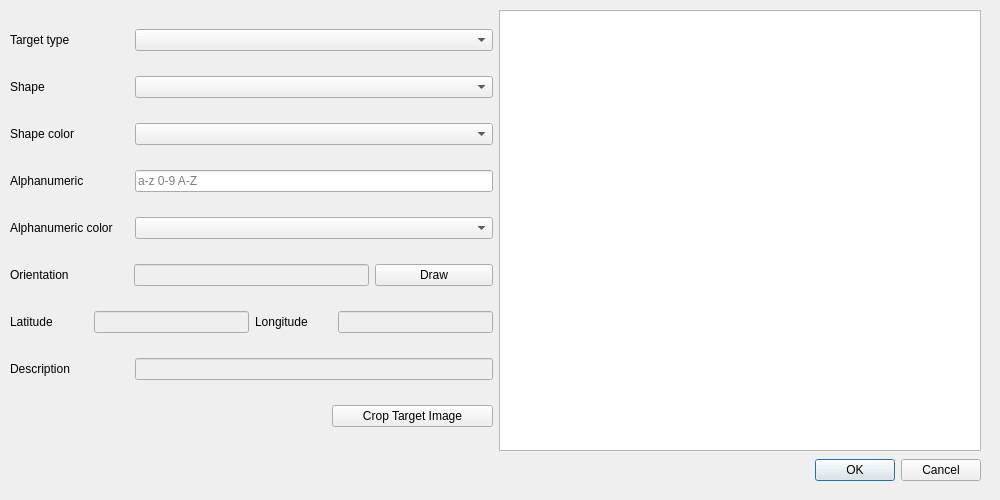
<?xml version="1.0" encoding="UTF-8"?>
<ui version="4.0">
 <class>Dialog</class>
 <widget class="QDialog" name="Dialog">
  <property name="windowModality">
   <enum>Qt::NonModal</enum>
  </property>
  <property name="geometry">
   <rect>
    <x>0</x>
    <y>0</y>
    <width>1000</width>
    <height>500</height>
   </rect>
  </property>
  <property name="sizePolicy">
   <sizepolicy hsizetype="Fixed" vsizetype="Fixed">
    <horstretch>0</horstretch>
    <verstretch>0</verstretch>
   </sizepolicy>
  </property>
  <property name="windowTitle">
   <string>Dialog</string>
  </property>
  <property name="modal">
   <bool>false</bool>
  </property>
  <widget class="QDialogButtonBox" name="buttonBox">
   <property name="geometry">
    <rect>
     <x>640</x>
     <y>450</y>
     <width>341</width>
     <height>41</height>
    </rect>
   </property>
   <property name="orientation">
    <enum>Qt::Horizontal</enum>
   </property>
   <property name="standardButtons">
    <set>QDialogButtonBox::Cancel|QDialogButtonBox::Ok</set>
   </property>
  </widget>
  <widget class="QWidget" name="horizontalLayoutWidget">
   <property name="geometry">
    <rect>
     <x>10</x>
     <y>10</y>
     <width>971</width>
     <height>441</height>
    </rect>
   </property>
   <layout class="QHBoxLayout" name="horizontalLayout_9" stretch="1,1">
    <item>
     <layout class="QVBoxLayout" name="verticalLayout">
      <item>
       <layout class="QHBoxLayout" name="horizontalLayout_5" stretch="1,3">
        <item>
         <widget class="QLabel" name="label_targetType">
          <property name="text">
           <string>Target type</string>
          </property>
         </widget>
        </item>
        <item>
         <widget class="QComboBox" name="comboBox_targetType"/>
        </item>
       </layout>
      </item>
      <item>
       <layout class="QHBoxLayout" name="horizontalLayout_4" stretch="1,3">
        <item>
         <widget class="QLabel" name="label_shape">
          <property name="text">
           <string>Shape</string>
          </property>
         </widget>
        </item>
        <item>
         <widget class="QComboBox" name="comboBox_shape"/>
        </item>
       </layout>
      </item>
      <item>
       <layout class="QHBoxLayout" name="horizontalLayout_3" stretch="1,3">
        <item>
         <widget class="QLabel" name="label_shapeColor">
          <property name="text">
           <string>Shape color</string>
          </property>
         </widget>
        </item>
        <item>
         <widget class="QComboBox" name="comboBox_shapeColor"/>
        </item>
       </layout>
      </item>
      <item>
       <layout class="QHBoxLayout" name="horizontalLayout" stretch="1,3">
        <item>
         <widget class="QLabel" name="label_alphanumeric">
          <property name="text">
           <string>Alphanumeric</string>
          </property>
         </widget>
        </item>
        <item>
         <widget class="QLineEdit" name="lineEdit_alphanumeric">
          <property name="placeholderText">
           <string>a-z 0-9 A-Z</string>
          </property>
         </widget>
        </item>
       </layout>
      </item>
      <item>
       <layout class="QHBoxLayout" name="horizontalLayout_2" stretch="1,3">
        <item>
         <widget class="QLabel" name="label_alphanumericColor">
          <property name="text">
           <string>Alphanumeric color</string>
          </property>
         </widget>
        </item>
        <item>
         <widget class="QComboBox" name="comboBox_alphanumericColor"/>
        </item>
       </layout>
      </item>
      <item>
       <layout class="QHBoxLayout" name="horizontalLayout_11" stretch="1,2,1">
        <item>
         <widget class="QLabel" name="label_orientation">
          <property name="text">
           <string>Orientation</string>
          </property>
         </widget>
        </item>
        <item>
         <widget class="QLineEdit" name="lineEdit_orientation">
          <property name="enabled">
           <bool>false</bool>
          </property>
         </widget>
        </item>
        <item>
         <widget class="QPushButton" name="pushButton_orientation">
          <property name="text">
           <string>Draw</string>
          </property>
         </widget>
        </item>
       </layout>
      </item>
      <item>
       <layout class="QHBoxLayout" name="horizontalLayout_8" stretch="1,2,1,2">
        <item>
         <widget class="QLabel" name="label_latitude">
          <property name="text">
           <string>Latitude</string>
          </property>
         </widget>
        </item>
        <item>
         <widget class="QLineEdit" name="lineEdit_latitude">
          <property name="enabled">
           <bool>false</bool>
          </property>
         </widget>
        </item>
        <item>
         <widget class="QLabel" name="label_longitude">
          <property name="text">
           <string>Longitude</string>
          </property>
         </widget>
        </item>
        <item>
         <widget class="QLineEdit" name="lineEdit_longitude">
          <property name="enabled">
           <bool>false</bool>
          </property>
         </widget>
        </item>
       </layout>
      </item>
      <item>
       <layout class="QHBoxLayout" name="horizontalLayout_6" stretch="1,3">
        <item>
         <widget class="QLabel" name="label_description">
          <property name="text">
           <string>Description</string>
          </property>
         </widget>
        </item>
        <item>
         <widget class="QLineEdit" name="lineEdit_description">
          <property name="enabled">
           <bool>false</bool>
          </property>
          <property name="text">
           <string/>
          </property>
          <property name="placeholderText">
           <string/>
          </property>
         </widget>
        </item>
       </layout>
      </item>
      <item>
       <layout class="QHBoxLayout" name="horizontalLayout_7" stretch="2,1">
        <item>
         <spacer name="horizontalSpacer">
          <property name="orientation">
           <enum>Qt::Horizontal</enum>
          </property>
          <property name="sizeHint" stdset="0">
           <size>
            <width>40</width>
            <height>20</height>
           </size>
          </property>
         </spacer>
        </item>
        <item>
         <widget class="QPushButton" name="button_cropTarget">
          <property name="text">
           <string>Crop Target Image</string>
          </property>
         </widget>
        </item>
       </layout>
      </item>
     </layout>
    </item>
    <item>
     <widget class="TargetViewer" name="viewer_target"/>
    </item>
   </layout>
  </widget>
 </widget>
 <customwidgets>
  <customwidget>
   <class>TargetViewer</class>
   <extends>QGraphicsView</extends>
   <header>gui/targetViewer</header>
  </customwidget>
 </customwidgets>
 <resources/>
 <connections>
  <connection>
   <sender>buttonBox</sender>
   <signal>accepted()</signal>
   <receiver>Dialog</receiver>
   <slot>accept()</slot>
   <hints>
    <hint type="sourcelabel">
     <x>248</x>
     <y>254</y>
    </hint>
    <hint type="destinationlabel">
     <x>157</x>
     <y>274</y>
    </hint>
   </hints>
  </connection>
  <connection>
   <sender>buttonBox</sender>
   <signal>rejected()</signal>
   <receiver>Dialog</receiver>
   <slot>reject()</slot>
   <hints>
    <hint type="sourcelabel">
     <x>316</x>
     <y>260</y>
    </hint>
    <hint type="destinationlabel">
     <x>286</x>
     <y>274</y>
    </hint>
   </hints>
  </connection>
 </connections>
</ui>
